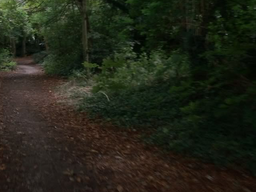
#> input picture p1im1.bmp, 256 x 192 px, shrunk from 640 x 480 before the run
$ python main.py
#> lines starting #> are read from the running program, lines starting #| are printed output that depends on the picture
### mod/tool.py
import numpy as np
import cv2 as cv

import matplotlib.pyplot as plt
plt.ion()

def calculateHist(image):
    y = np.bincount(image.ravel(), minlength=256)
    return y

def showHist(image,col):
    color = ('b','g','r')
    color2 = ('cyan','lime','pink')
    useColor = color if col==1 else color2
    for i, col in enumerate(useColor):
        histr = calculateHist(image.T[i])
        plt.plot(histr, color = col)
        plt.xlim([0, 256])
    plt.show()

# [63 lines left out: functions gamma, linear, HistEqual, oneChannel, not called in this run]

def bilateralFilter(image):
    new_image = cv.bilateralFilter(image,7,75,75)
    return new_image

def medianBlur(image):
    return cv.medianBlur(image,3)
def noise(image):
    return cv.fastNlMeansDenoisingColored(image)

# [29 lines left out: function hsvAdjust, not called in this run]

class Channel_value:
    val = -1.0
    intensity = -1.0


def find_intensity_of_atmospheric_light(img, gray):
    top_num = int(img.shape[0] * img.shape[1] * 0.001)
    toplist = [Channel_value()] * top_num
    dark_channel = find_dark_channel(img)

    for y in range(img.shape[0]):
        for x in range(img.shape[1]):
            val = img.item(y, x, dark_channel)
            intensity = gray.item(y, x)
            for t in toplist:
                if t.val < val or (t.val == val and t.intensity < intensity):
                    t.val = val
                    t.intensity = intensity
                    break

    max_channel = Channel_value()
    for t in toplist:
        if t.intensity > max_channel.intensity:
            max_channel = t

    return max_channel.intensity


def find_dark_channel(img):
    return np.unravel_index(np.argmin(img), img.shape)[2]


def clamp(minimum, x, maximum):
    return max(minimum, min(x, maximum))


def dehaze(img, windowSize):
    w = 0.95
    t0 = 0.55
    gray = cv.cvtColor(img, cv.COLOR_BGR2GRAY)
    light_intensity = find_intensity_of_atmospheric_light(img, gray)
    size = (img.shape[0], img.shape[1])

    outimg = np.zeros(img.shape, img.dtype)

    for y in range(size[0]):
        for x in range(size[1]):
            x_low = max(x-(windowSize//2), 0)
            y_low = max(y-(windowSize//2), 0)
            x_high = min(x+(windowSize//2), size[1])
            y_high = min(y+(windowSize//2), size[0])

            sliceimg = img[y_low:y_high, x_low:x_high]

            dark_channel = find_dark_channel(sliceimg)
            t = 1.0 - (w * img.item(y, x, dark_channel) / light_intensity)

            outimg.itemset((y,x,0), clamp(0, ((img.item(y,x,0) - light_intensity) / max(t, t0) + light_intensity), 255))
            outimg.itemset((y,x,1), clamp(0, ((img.item(y,x,1) - light_intensity) / max(t, t0) + light_intensity), 255))
            outimg.itemset((y,x,2), clamp(0, ((img.item(y,x,2) - light_intensity) / max(t, t0) + light_intensity), 255))
    return outimg

def distance(x, y, i, j):
    return np.sqrt((x-i)**2 + (y-j)**2)


def gaussian(x, sigma):
    return  np.exp(- (x ** 2) / (2 * sigma ** 2))

# [27 lines left out: functions bilateralfilter, bilateral_filter, not called in this run]

### main.py
from __future__ import print_function
from builtins import input
import cv2 as cv
import numpy as np
import argparse
import mod.tool as tool
import matplotlib.pyplot as plt
plt.ion()
# Read image given by user
parser = argparse.ArgumentParser(description='Code for Changing the contrast and brightness of an image! tutorial.')
parser.add_argument('--input', help='Path to input image.', default='p1im1.bmp')
args = parser.parse_args()
# filename = 'p1im'+args.input+'.bmp'
filename = args.input
# outputname = 'P1im'+args.input+'_0856043.bmp'
outputname = args.input + 'output.bmp'
print(filename)
image = cv.imread(cv.samples.findFile(filename))
#> image is the input picture: shape (192, 256, 3); mean B, G, R 23.8, 36.6, 34.3

if image is None:
    print('Could not open or find the image: ', args.input)
    exit(0)

new_image = image

#adjust the image
# new_image = tool.gamma(new_image)
# new_image = tool.dehaze(new_image,20)
# new_image = tool.bilateral_filter(new_image, 7, 75, 75)
new_image = tool.dehaze(new_image,5)
#> in dehaze, `gray = cv.cvtColor(img, cv.COLOR_BGR2GRAY)`:
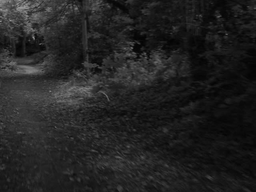
#> gray: shape (192, 256); min 4, max 154, mean 34.5
#> in find_intensity_of_atmospheric_light, `dark_channel = find_dark_channel(img)`: dark_channel = 0
#> after the loop in find_intensity_of_atmospheric_light, `for y in range(img.shape[0]):`: t.intensity = 151; t.val = 142
#> in dehaze, `light_intensity = find_intensity_of_atmospheric_light(img, gray)`: light_intensity = 151
#> after the loop in dehaze, `for y in range(size[0]):`:
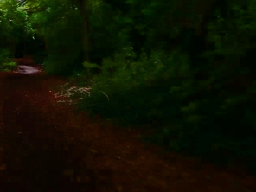
#> outimg: shape (192, 256, 3); mean B, G, R 1.7, 17.1, 14.8

#show the image before and after
cv.imshow('Original Image', image)
cv.imshow('New Image', new_image)

#show the histogram
tool.showHist(image,1)
#> in showHist, `plt.show()`:
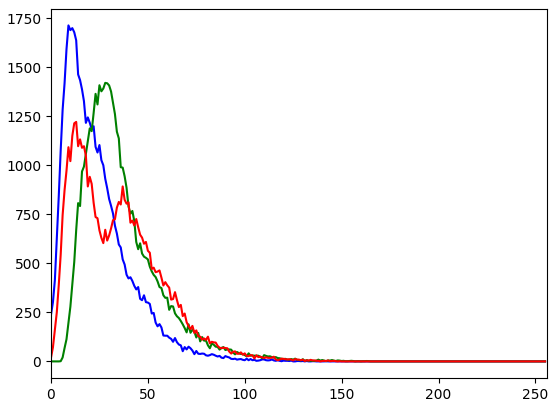
#> figure drawn by matplotlib, 1 panel; curve peaks at x = 9, y = 1713; curve peaks at x = 28, y = 1420; curve peaks at x = 13, y = 1221
tool.showHist(new_image,2)
#> call 2 of showHist, with col = 2
#> in showHist (call 2), `plt.show()`:
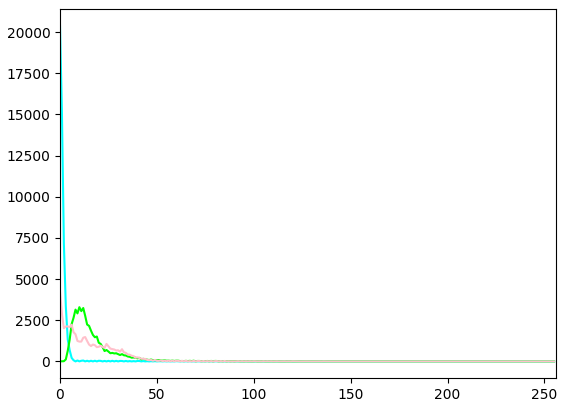
#> figure drawn by matplotlib, 1 panel; curve peaks at x = 0, y = 20402; curve peaks at x = 10, y = 3292; curve peaks at x = 0, y = 4242

#write the image
cv.imwrite(outputname, new_image)

plt.ioff()
plt.show()
